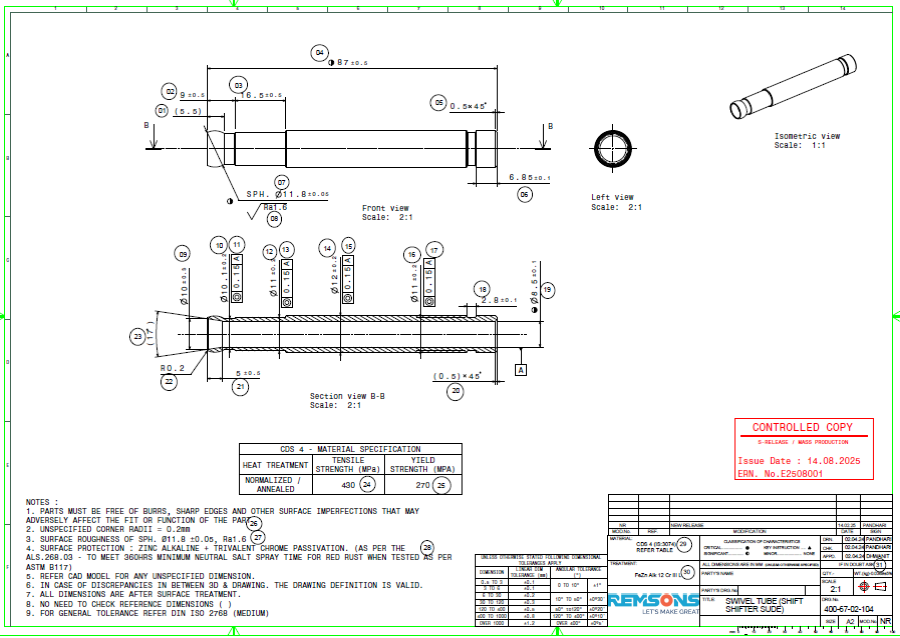
#> input picture numbers_extracted/Data/image-23.tif, 900 x 638 px
$ python -i view_segmenter.py   (imports and definitions only)
#> lines starting #> are read from the running program, lines starting #| are printed output that depends on the picture; after the words box and inside, x2 and y2 are one past the last pixel; in counts of white or black regions, pixels touching at a corner belong together
import cv2
import numpy as np
from typing import List, Dict, Any, Tuple

def segment_views(image_path: str) -> List[Dict[str, int]]:
    """
    Step 5: View Segmentation
    Detect separate engineering drawing views using connected-component analysis.
    Filters out the title block and general notes.
    """
    img = cv2.imread(image_path, cv2.IMREAD_GRAYSCALE)
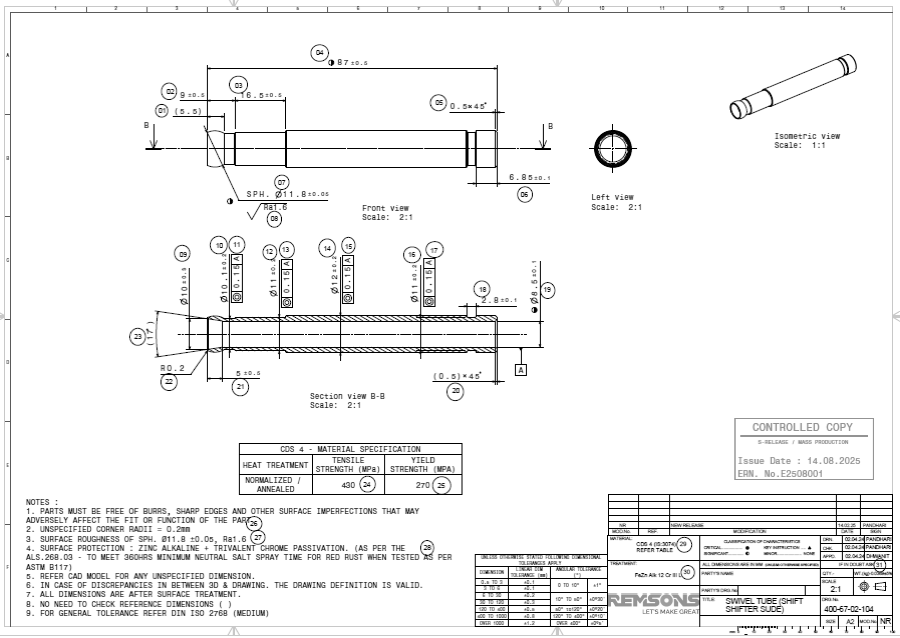
#> img: shape (638, 900); min 0, max 255, mean 241.9
    if img is None:
        return []

    img_h, img_w = img.shape
#> img_h = 638; img_w = 900

    # 1. Threshold
    _, binary = cv2.threshold(img, 240, 255, cv2.THRESH_BINARY_INV)
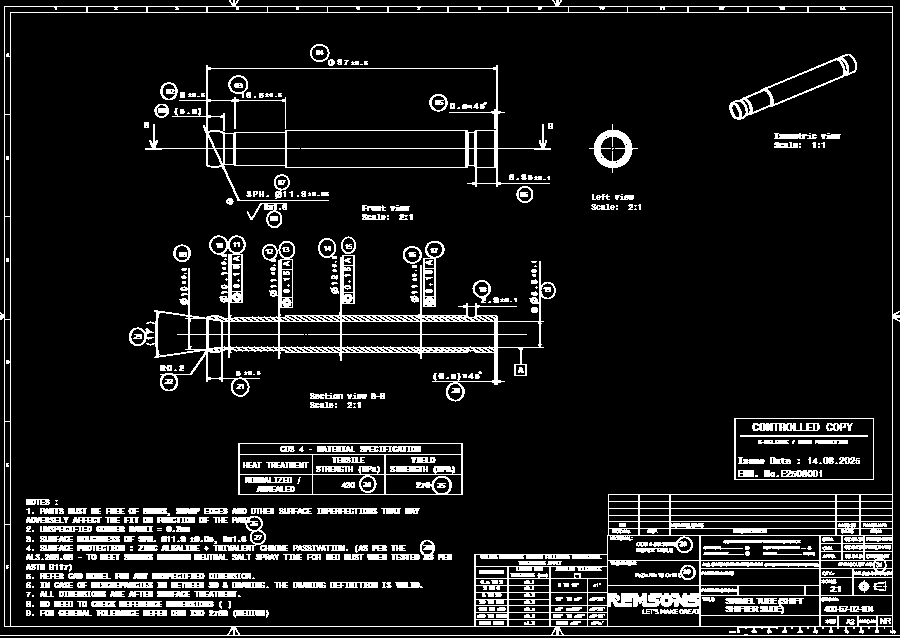
#> binary: shape (638, 900); 10.5% white; 460 white regions (143 under 20 px), largest, box (x1, y1, x2, y2) and area: (0, 0, 900, 636) 16814, (146, 235, 556, 402) 7687, (145, 65, 551, 201) 3327

    # Dilate heavily to merge parts of the same view
    kernel = cv2.getStructuringElement(cv2.MORPH_RECT, (100, 100))
    dilated = cv2.dilate(binary, kernel, iterations=2)
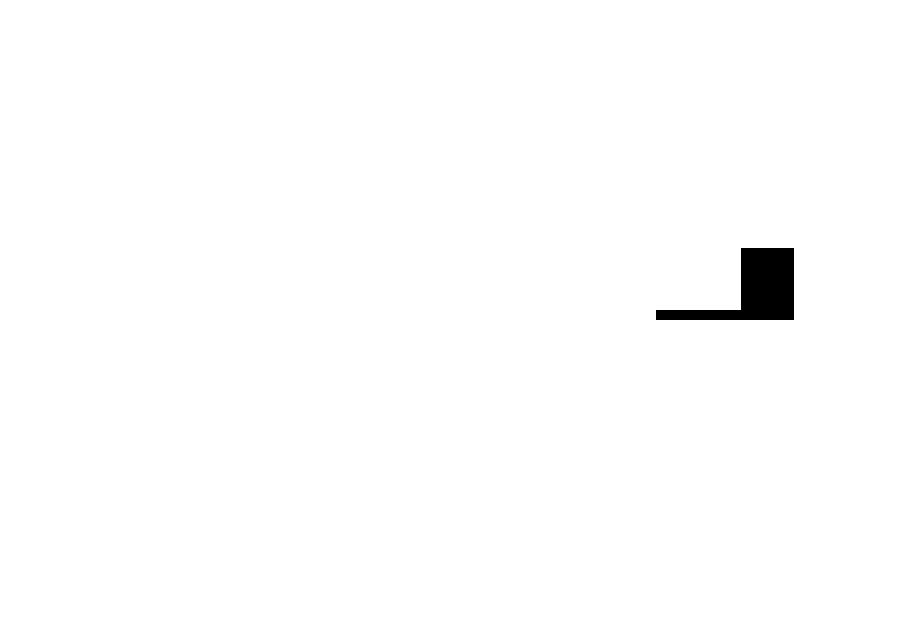
#> dilated: shape (638, 900); 99.2% white; 1 black region, box (x1, y1, x2, y2) and area: (656, 248, 794, 320) 4666

    # 2. Extract connected regions
    num_labels, labels, stats, centroids = cv2.connectedComponentsWithStats(dilated, connectivity=8)
#> num_labels = 2; stats = [[656, 248, 138, 72, 4666], [0, 0, 900, 638, 569534]]; centroids = [[754.4, 289.1], [447, 318.7]]

    views = []
    view_id = 1

    for i in range(1, num_labels): # skip background (0)
        x = stats[i, cv2.CC_STAT_LEFT]
        y = stats[i, cv2.CC_STAT_TOP]
        w = stats[i, cv2.CC_STAT_WIDTH]
        h = stats[i, cv2.CC_STAT_HEIGHT]
        area = stats[i, cv2.CC_STAT_AREA]

        # 4. Filter logic
        # Skip tiny components (noise)
        if area < (img_w * img_h) * 0.01:
            continue

        # Filter Title Block (Bottom-Right)
        is_title_block = (x + w > img_w * 0.7) and (y + h > img_h * 0.7)

        # Filter Notes Block (often top-right or bottom-left but long and texty)
        is_note_block = w > (img_w * 0.4) and h < (img_h * 0.2)

        if not is_title_block and not is_note_block:
            views.append({
                "view_id": view_id,
                "bbox": [x, y, x + w, y + h] # xmin, ymin, xmax, ymax
            })
            view_id += 1
#> this loop made 1 pass
#> after the loop, view_id = 1; views = []

    # Fallback if no views found
    if not views:
        views.append({
            "view_id": 1,
            "bbox": [50, 50, img_w - 50, img_h - 50]
        })

    # Sort views (top-to-bottom, left-to-right)
    views.sort(key=lambda v: (v["bbox"][1] // 200, v["bbox"][0]))

    for i, v in enumerate(views):
        v["view_id"] = i + 1
#> this loop made 1 pass

    return views

>>> result = segment_views('../../../numbers_extracted/Data/image-23.tif')
#> result = 1 item
